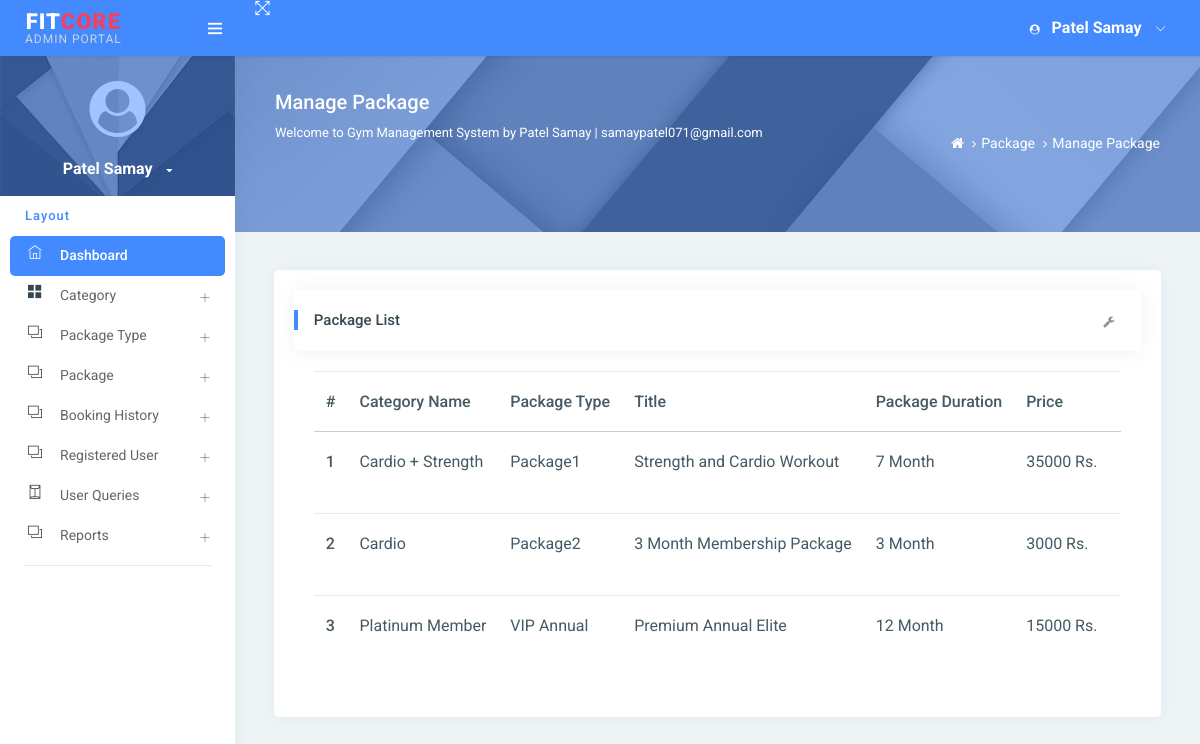
The page /managePackage/ on the database its author committed.
### gym/models.py (models this page shows, shortened)
class Package(models.Model):
    category = models.ForeignKey(Category, on_delete=models.CASCADE, null=True)
    packagename = models.ForeignKey(Packagetype, on_delete=models.CASCADE, null=True)
    titlename = models.CharField(max_length=200, null=True)
    packageduration = models.CharField(max_length=50, null=True)
    price = models.CharField(max_length=200, null=True)
    description = models.CharField(max_length=200, null=True)
    creationdate = models.DateTimeField(auto_now_add=True)

class Category(models.Model):
    categoryname = models.CharField(max_length=200, null=True)
    status = models.CharField(max_length=300, null=True)
    creationdate = models.DateTimeField(auto_now_add=True)

class Packagetype(models.Model):
    category = models.ForeignKey(Category, on_delete=models.CASCADE, null=True)
    packagename = models.CharField(max_length=200, null=True)
    creationdate = models.DateTimeField(auto_now_add=True)
    def __str__(self):
        return self.packagename

### gym/views.py (the view)
# urls.py: path('managePackage/', managePackage, name='managePackage'),
def managePackage(request):
    package = Package.objects.all()
    return render(request, 'admin/managePackage.html',locals())

### gym/templates/admin/managePackage.html (shortened to what this page needs)
{% extends 'admin_base.html' %}
{% load static %}
{% block main %}
<div class="page-header">
    <div class="page-block">
        <div class="row align-items-center">
            <div class="col-md-8">
                <div class="page-header-title">
                    <h5 class="m-b-10">Manage Package</h5>
                    <p class="m-b-0">Welcome to Gym Management System by Patel Samay | samaypatel071@gmail.com</p>
                    <div style="margin-top: 15px; display: flex; justify-content: center; align-items: center; gap: 20px;">
                        <a href="https://github.com/Samay-P07" target="_blank" title="GitHub" style="color:#cbd5e1; text-decoration:none;"><i class="fab fa-github fa-2x" style="transition:0.3s;" onmouseover="this.style.color='#f43f5e'" onmouseout="this.style.color='#cbd5e1'"></i></a>
                        <a href="https://linkedin.com/in/samaypatel7" target="_blank" title="LinkedIn" style="color:#cbd5e1; text-decoration:none;"><i class="fab fa-linkedin fa-2x" style="transition:0.3s;" onmouseover="this.style.color='#f43f5e'" onmouseout="this.style.color='#cbd5e1'"></i></a>
                    </div>
                </div>
            </div>
            <div class="col-md-4">
                <ul class="breadcrumb-title">
                    <li class="breadcrumb-item">
                        <a href="{% url 'admin_home' %}"> <i class="fa fa-home"></i> </a>
                    </li>
                    <li class="breadcrumb-item"><a href="">Package</a>
                    </li>
                    <li class="breadcrumb-item"><a href="">Manage Package</a>
                    </li>
                </ul>
            </div>
        </div>
    </div>
</div>
<div class="pcoded-inner-content">
    <div class="main-body">
        <div class="page-wrapper">
            <div class="page-body">
                <div class="row">
                    <div class="col-md-12">
                        <div class="card">
                            <div class="card-block">
                                <div class="card-header">
                                    <h5>Package List</h5>
                                    <div class="card-header-right">
                                        <ul class="list-unstyled card-option">
                                            <li><i class="fa fa fa-wrench open-card-option"></i></li>
                                        </ul>
                                    </div>
                                </div>
                                <div class="card-block table-border-style">
                                    <div class="table-responsive">
                                        <table class="table">
                                            <thead>
                                            <tr>
                                                <th>#</th>
                                                <th>Category Name</th>
                                                <th>Package Type</th>
                                                <th>Title</th>
                                                <th>Package Duration</th>
                                                <th>Price</th>
                                                <th>Creation Date</th>
                                            </tr>
                                            </thead>
                                            <tbody>
                                            {% for i in package %}
                                            <tr>
                                                <th scope="row">{{forloop.counter}}</th>
                                                <td>{{i.category.categoryname}}</td>
                                                <td>{{i.packagename}}</td>
                                                 <td>{{i.titlename}}</td>
                                                <td>{{i.packageduration}}</td>
                                                <td>{{i.price}} Rs.</td>
                                                <td>{{i.creationdate}}</td>
                                            </tr>
                                            {% endfor %}
                                            </tbody>
                                        </table>
                                    </div>
                                </div>
                            </div>
                        </div>
                    </div>
                </div>
            </div>
        </div>
    </div>
</div>
{% endblock %}

### gym/templates/admin_base.html (shortened to what this page needs)
{% load static %}
<html lang="en">
<head>
    <link rel="stylesheet" href="{% static 'assets1/pages/waves/css/waves.min.css' %}" type="text/css" media="all">
    <link rel="stylesheet" type="text/css" href="{% static 'assets1/css/bootstrap/css/bootstrap.min.css' %}">
    <link rel="stylesheet" href="{% static 'assets1/pages/waves/css/waves.min.css' %}" type="text/css" media="all">
    <link rel="stylesheet" type="text/css" href="{% static 'assets1/icon/themify-icons/themify-icons.css' %}">
    <link rel="stylesheet" type="text/css" href="{% static 'assets1/icon/font-awesome/css/font-awesome.min.css' %}">
    <link rel="stylesheet" type="text/css" href="{% static 'assets1/css/jquery.mCustomScrollbar.css' %}">
    <link rel="stylesheet" href="https://www.amcharts.com/lib/3/plugins/export/export.css" type="text/css" media="all"/>
    <link rel="stylesheet" type="text/css" href="{% static 'assets1/css/style.css' %}">
</head>
<body>
<div id="pcoded" class="pcoded">
    <div class="pcoded-container navbar-wrapper">
        <nav class="navbar header-navbar pcoded-header">
            <div class="navbar-wrapper">
                <div class="navbar-logo">
                    <a class="mobile-menu waves-effect waves-light" id="mobile-collapse" href="#!">
                        <i class="ti-menu"></i>
                    </a>
                    <a href="{% url 'admin_home' %}">
                        <h4 style="color:#ffffff; font-weight:900; padding:15px; margin:0; letter-spacing:1px; line-height:1;">FIT<span style="color:#f43f5e;">CORE</span><br><span style="font-size:12px; font-weight:400; color:#cbd5e1;">ADMIN PORTAL</span></h4>
                    </a>
                </div>
                <div class="navbar-container container-fluid">
                    <ul class="nav-left">
                        <li>
                            <a href="#!" onclick="javascript:toggleFullScreen()" class="waves-effect waves-light">
                                <i class="ti-fullscreen"></i>
                            </a>
                        </li>
                    </ul>
                    <ul class="nav-right">
                        <li class="user-profile header-notification">
                            <a href="#!" class="waves-effect waves-light">
                                <i class="fa fa-user-circle fa-2x" style="vertical-align: middle; margin-right: 8px;"></i>
                                <span style="font-weight:bold; font-size:16px;">Patel Samay</span>
                                <i class="ti-angle-down"></i>
                            </a>
                        </li>
                    </ul>
                </div>
            </div>
        </nav>
        <div class="pcoded-main-container">
            <div class="pcoded-wrapper">
                <nav class="pcoded-navbar">
                    <div class="pcoded-inner-navbar main-menu">
                        <div class="">
                            <div class="main-menu-header">
                                <i class="fa fa-user-circle fa-4x" style="color:white; margin:10px 0;"></i>
                                <div class="user-details">
                                    <span id="more-details" style="font-size:16px; font-weight:bold;">Patel Samay <i class="fa fa-caret-down"></i></span>
                                </div>
                            </div>
                        </div>
                        <div class="pcoded-navigation-label" data-i18n="nav.category.navigation">Layout</div>
                        <ul class="pcoded-item pcoded-left-item">
                            <li class="active">
                                <a href="{% url 'admin_home' %}" class="waves-effect waves-dark">
                                    <span class="pcoded-micon"><i class="ti-home"></i><b>D</b></span>
                                    <span class="pcoded-mtext" data-i18n="nav.dash.main">Dashboard</span>
                                </a>
                            </li>
                            <li class="pcoded-hasmenu">
                                <a href="javascript:void(0)" class="waves-effect waves-dark">
                                    <span class="pcoded-micon"><i class="ti-layout-grid2-alt"></i></span>
                                    <span class="pcoded-mtext" data-i18n="nav.basic-components.main">Category</span>
                                </a>
                            </li>
                            <li class="pcoded-hasmenu">
                                <a href="javascript:void(0)" class="waves-effect waves-dark">
                                    <span class="pcoded-micon"><i class="ti-layers"></i></span>
                                    <span class="pcoded-mtext"
                                          data-i18n="nav.basic-components.main">Package Type </span>
                                </a>
                            </li>
                            <li class="pcoded-hasmenu">
                                <a href="javascript:void(0)" class="waves-effect waves-dark">
                                    <span class="pcoded-micon"><i class="ti-layers"></i></span>
                                    <span class="pcoded-mtext"
                                          data-i18n="nav.basic-components.main"> Package</span>
                                </a>
                            </li>
                            <li class="pcoded-hasmenu">
                                <a href="javascript:void(0)" class="waves-effect waves-dark">
                                    <span class="pcoded-micon"><i class="ti-layers"></i></span>
                                    <span class="pcoded-mtext"
                                          data-i18n="nav.basic-components.main">Booking History</span>
                                </a>
                            </li>
                               <li class="pcoded-hasmenu">
                                <a href="javascript:void(0)" class="waves-effect waves-dark">
                                    <span class="pcoded-micon"><i class="ti-layers"></i></span>
                                    <span class="pcoded-mtext"
                                          data-i18n="nav.basic-components.main"> Registered User</span>
                                </a>
                            </li>
                            <li class="pcoded-hasmenu">
                                <a href="javascript:void(0)" class="waves-effect waves-dark">
                                    <span class="pcoded-micon"><i class="ti-envelope"></i></span>
                                    <span class="pcoded-mtext"
                                          data-i18n="nav.basic-components.main"> User Queries</span>
                                </a>
                            </li>
                            <li class="pcoded-hasmenu">
                                <a href="javascript:void(0)" class="waves-effect waves-dark">
                                    <span class="pcoded-micon"><i class="ti-layers"></i></span>
                                    <span class="pcoded-mtext"
                                          data-i18n="nav.basic-components.main">Reports</span>
                                </a>
                            </li>
                        </ul>
                    </div>
                </nav>
                <div class="pcoded-content">
                    {% block main %}
                    {% endblock %}
                </div>
            </div>
        </div>
    </div>
</div>
</body>
</html>

### rows shown on the page
Package: category.categoryname "Cardio + Strength", packagename "Package1", titlename "Strength and Cardio Workout", packageduration "7 Month", price "35000"
Package: category.categoryname "Cardio", packagename "Package2", titlename "3 Month Membership Package", packageduration "3 Month", price "3000"
Package: category.categoryname "Platinum Member", packagename "VIP Annual", titlename "Premium Annual Elite", packageduration "12 Month", price "15000"
